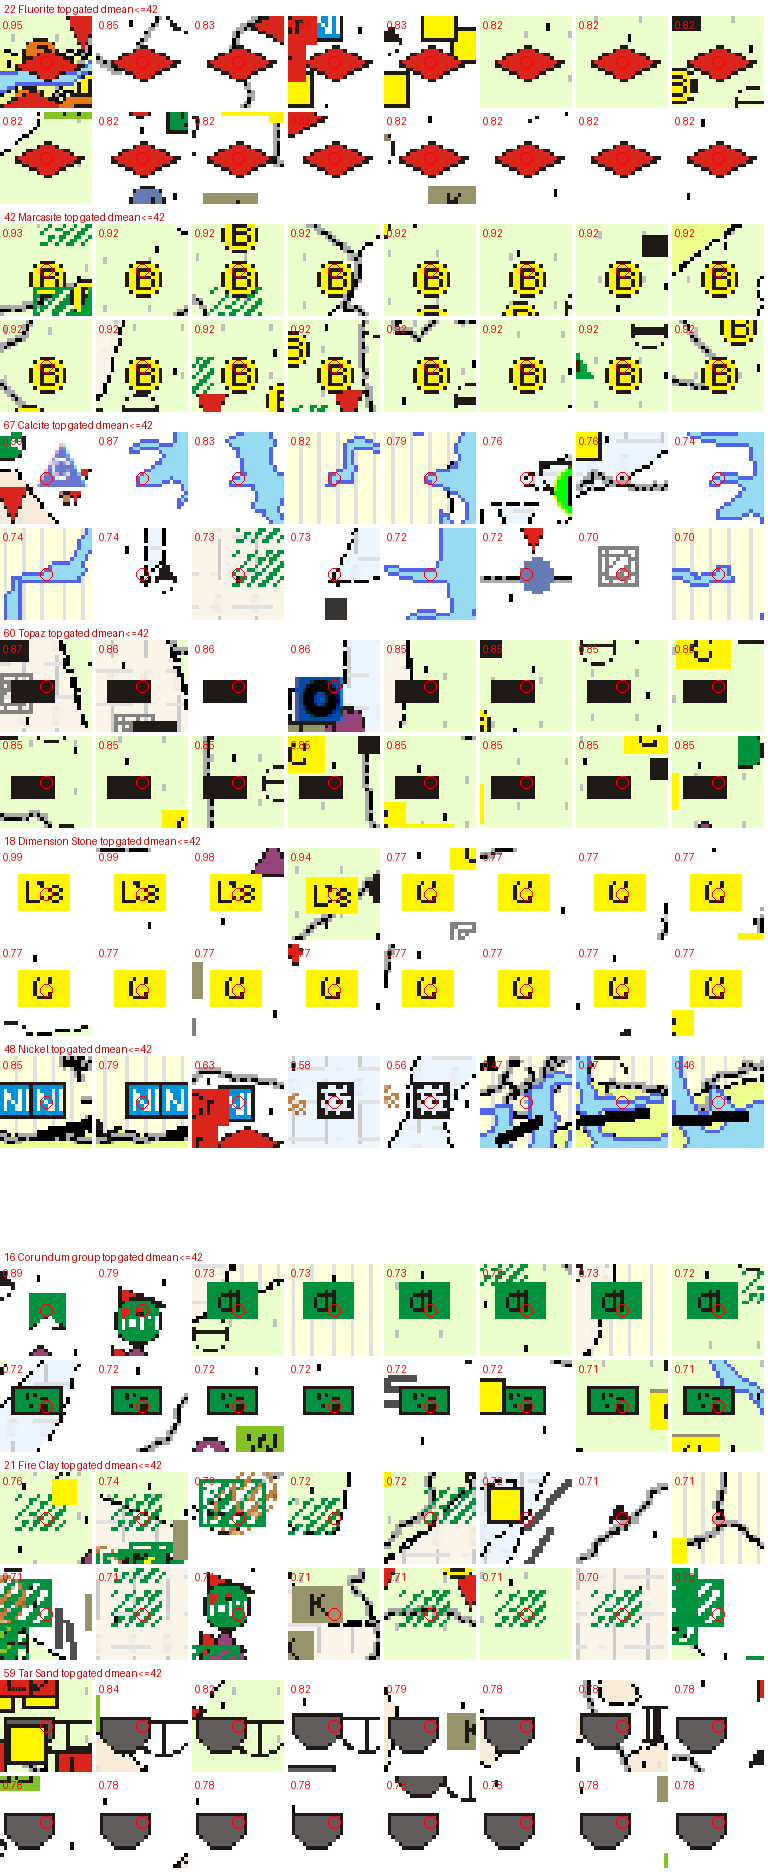

Write Python code to recreate this figure.
import numpy as np, pandas as pd
from PIL import Image, ImageDraw
base=Image.open("work/mineral_base_2060x1677.png").convert("RGB")
cand=pd.read_csv("work/scan_candidates3.csv")
leg=pd.read_csv("shapefile_results/minerals/mineral_legend.csv").set_index('legend_no')
classes=[22,42,67,60,18,48,16,21,59]
cell=96; cols=8; per=16
im=Image.new("RGB",(cols*cell,len(classes)*(2*cell+16)),(255,255,255)); dr=ImageDraw.Draw(im)
for ri,no in enumerate(classes):
    y0=ri*(2*cell+16)
    dr.text((4,y0+3),f"{no} {leg.loc[no,'point_attribute_name']} top gated dmean<=42",fill=(200,0,0))
    cc=cand[(cand.leg_no==no)&(cand.dmean<=42)].sort_values('score',ascending=False)
    acc=[]
    for _,r in cc.iterrows():
        if all((r.px_x-a.px_x)**2+(r.px_y-a.px_y)**2>64 for a in acc): acc.append(r)
        if len(acc)>=per: break
    for i,r in enumerate(acc):
        x,y=int(r.px_x),int(r.px_y)
        cr=base.crop((x-12,y-12,x+13,y+13)).resize((cell-4,cell-4),Image.NEAREST)
        d2=ImageDraw.Draw(cr); d2.ellipse((cell//2-8,cell//2-8,cell//2+4,cell//2+4),outline=(255,0,0))
        X=(i%cols)*cell; Y=y0+16+(i//cols)*cell
        im.paste(cr,(X,Y)); dr.text((X+3,Y+3),f"{r.score:.2f}",fill=(255,0,0))
im.save("work/qa_patched_cand.png"); print("saved")
